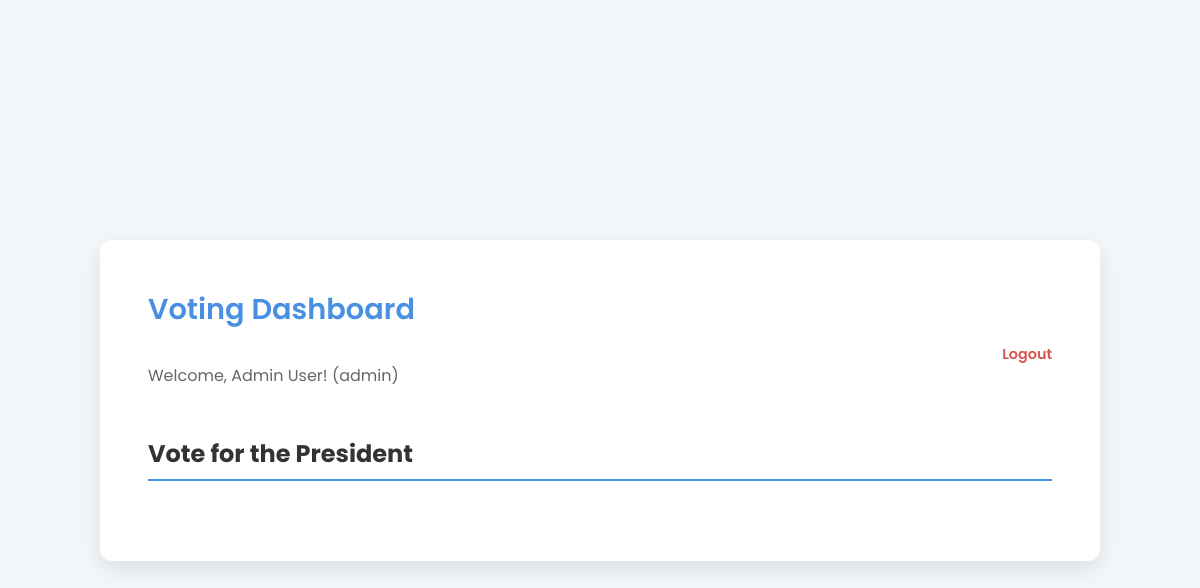
The page /dashboard (signed in) on the database as committed earlier.
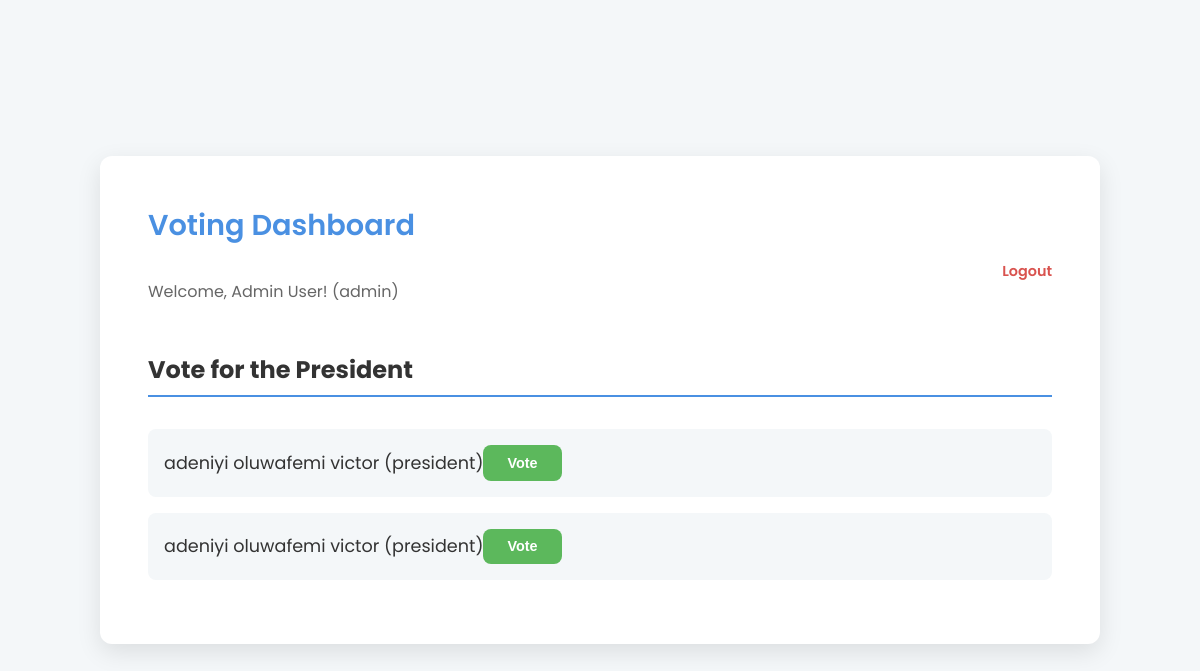
The same page on the database as committed later.
### tables this page shows
CREATE TABLE candidates (
            id INTEGER PRIMARY KEY AUTOINCREMENT,
            fullname TEXT NOT NULL,
            position TEXT NOT NULL,
            vote_count INTEGER DEFAULT 0
        );

### app.py (the view)
@app.route('/dashboard')
def dashboard():
    if 'matric_no' in session:
        conn = get_db_connection()
        user = conn.execute("SELECT fullname, matric_no, has_voted FROM users WHERE matric_no = ?", (session['matric_no'],)).fetchone()
        candidates = conn.execute("SELECT id, fullname, position FROM candidates").fetchall()
        conn.close()
        if user:
            return render_template('dashboard.html',
                                   user_fullname=user['fullname'],
                                   user_matric_no=user['matric_no'],
                                   user_has_voted=user['has_voted'],
                                   candidates=candidates)
    return redirect(url_for('home'))

### app.py (called while the page is built)
@app.before_request
def check_cache():
    protected_routes = ['dashboard', 'admin_dashboard']
    if request.endpoint in protected_routes:
        @after_this_request
        def add_no_cache_headers(response):
            response.headers['Cache-Control'] = 'no-cache, no-store, must-revalidate'
            response.headers['Pragma'] = 'no-cache'
            response.headers['Expires'] = '0'
            return response

def get_db_connection():
    conn = sqlite3.connect('database.db')
    conn.row_factory = sqlite3.Row
    return conn

### templates/dashboard.html (shortened to what this page needs)
<!DOCTYPE html>
<html lang="en">
  <head>
    <link
      rel="stylesheet"
      href="{{ url_for('static', filename='css/style.css') }}"
    />
  </head>
  <body>
    <div class="dashboard-container">
      <div class="dashboard-header">
        <div>
          <h1>Voting Dashboard</h1>
          <p class="user-info">
            Welcome, {{ user_fullname }}! ({{ user_matric_no }})
          </p>
        </div>
        <p><a href="{{ url_for('logout') }}" class="logout-link">Logout</a></p>
      </div>
      {% if user_has_voted %}
      <div class="already-voted-message">
        <p>You have already cast your vote. Thank you!</p>
      </div>
      <p><a href="{{ url_for('show_results') }}" class="vote-button" style="text-decoration: none;">View Live Results</a></p>
      {% else %}
      <h2>Vote for the President</h2>
      <ul class="candidate-list">
        {% for candidate in candidates %}
        <li class="candidate-item">
          <span>{{ candidate.fullname }} ({{ candidate.position }})</span>
          <form action="{{ url_for('confirm_vote') }}" method="post">
            <button type="submit" class="vote-button">Vote</button>
          </form>
        </li>
        {% endfor %}
      </ul>
      {% endif %}
    </div>
  </body>
</html>

Rows that differ between the two databases and show on the page:
added candidates: fullname "adeniyi oluwafemi victor", position "president"
added candidates: fullname "adeniyi oluwafemi victor", position "president"
